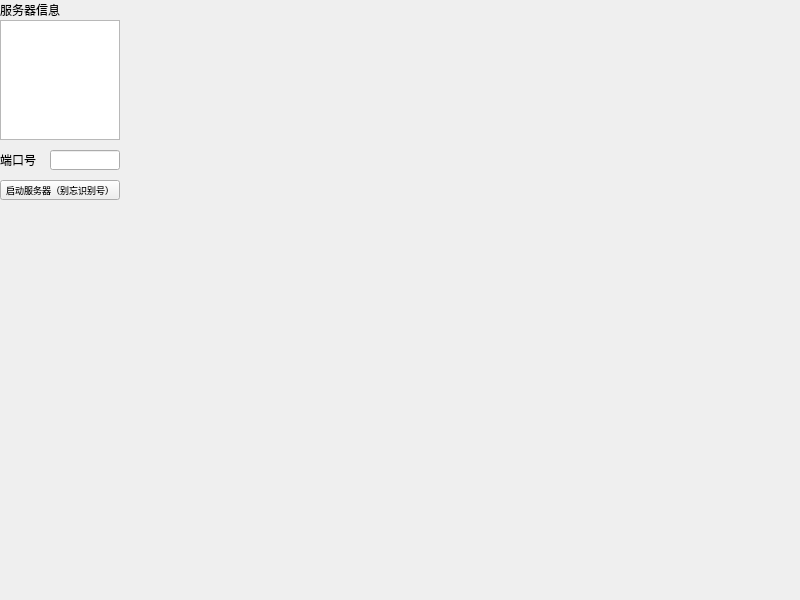
<?xml version="1.0" encoding="UTF-8"?>
<ui version="4.0">
 <class>Widget</class>
 <widget class="QWidget" name="Widget">
  <property name="geometry">
   <rect>
    <x>0</x>
    <y>0</y>
    <width>800</width>
    <height>600</height>
   </rect>
  </property>
  <property name="windowTitle">
   <string>Widget</string>
  </property>
  <widget class="QLabel" name="label">
   <property name="geometry">
    <rect>
     <x>0</x>
     <y>0</y>
     <width>60</width>
     <height>20</height>
    </rect>
   </property>
   <property name="text">
    <string>服务器信息</string>
   </property>
  </widget>
  <widget class="QTextEdit" name="textEditHostInfo">
   <property name="geometry">
    <rect>
     <x>0</x>
     <y>20</y>
     <width>120</width>
     <height>120</height>
    </rect>
   </property>
  </widget>
  <widget class="QLineEdit" name="lineEdit">
   <property name="geometry">
    <rect>
     <x>50</x>
     <y>150</y>
     <width>70</width>
     <height>20</height>
    </rect>
   </property>
  </widget>
  <widget class="QLabel" name="label_2">
   <property name="geometry">
    <rect>
     <x>0</x>
     <y>150</y>
     <width>40</width>
     <height>20</height>
    </rect>
   </property>
   <property name="text">
    <string>端口号：</string>
   </property>
  </widget>
  <widget class="QPushButton" name="buttonLaunchServer">
   <property name="geometry">
    <rect>
     <x>0</x>
     <y>180</y>
     <width>120</width>
     <height>20</height>
    </rect>
   </property>
   <property name="font">
    <font>
     <pointsize>7</pointsize>
    </font>
   </property>
   <property name="text">
    <string>启动服务器（别忘识别号）</string>
   </property>
  </widget>
 </widget>
 <resources/>
 <connections/>
</ui>
